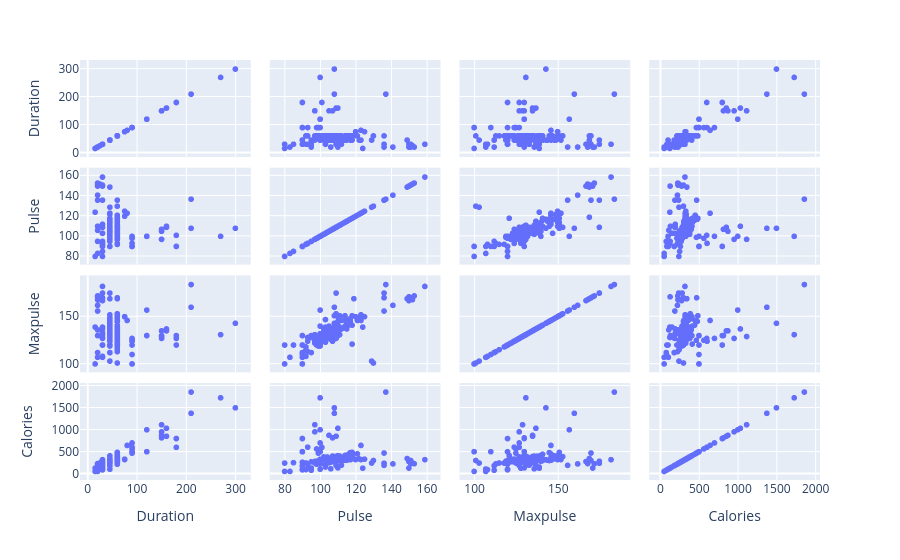

Write notebook code for a chart like this one.
### Code cell
import plotly.express as px
px.scatter_matrix(df)

### Figure 1 — Plotly figure (JSON) as saved in the notebook; plotly's stock layout.template omitted (floating-point values rounded to 4 significant figures; data arrays with more than 128 entries replaced by an {"elided": "..."} marker saying what was removed)
{"data": [{"dimensions": [{"axis": {"matches": true}, "label": "Duration", "values": {"elided": "164 int values"}}, {"axis": {"matches": true}, "label": "Pulse", "values": {"elided": "164 int values"}}, {"axis": {"matches": true}, "label": "Maxpulse", "values": {"elided": "164 int values"}}, {"axis": {"matches": true}, "label": "Calories", "values": {"elided": "164 float values"}}], "hovertemplate": "%{xaxis.title.text}=%{x}<br>%{yaxis.title.text}=%{y}<extra></extra>", "legendgroup": "", "marker": {"color": "#636efa", "symbol": "circle"}, "name": "", "showlegend": false, "type": "splom"}], "layout": {"dragmode": "select", "legend": {"tracegroupgap": 0}, "margin": {"t": 60}}}
